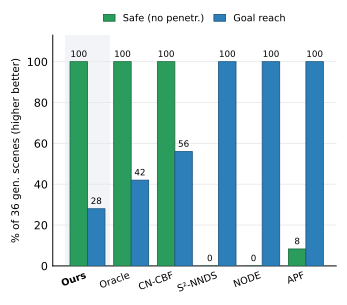

Reproduce this figure in Python.
"""Single-column grouped bar chart: SAFE + reach per method (higher=better)."""
import matplotlib; matplotlib.use("Agg")
import matplotlib.pyplot as plt
import numpy as np

methods = ['Ours', 'Oracle', 'CN-CBF', 'S²-NNDS', 'NODE', 'APF']
safe_pct  = [100.0, 100.0, 100.0, 0.0, 0.0, 8.3]
reach_pct = [28.0, 42.0, 56.0, 100.0, 100.0, 100.0]
SAFE='#2a9d5c'; REACH='#2c7fb8'
plt.rcParams.update({'font.size':8,'font.family':'DejaVu Sans','axes.linewidth':0.7})
fig, ax = plt.subplots(figsize=(3.5, 3.1))
x=np.arange(len(methods)); w=0.40
ax.axvspan(-0.5, 0.5, color='#f2f4f7', zorder=0)
b1=ax.bar(x-w/2, safe_pct,  w, label='Safe (no penetr.)', color=SAFE, edgecolor='#1c6b3e', lw=0.6, zorder=3)
b2=ax.bar(x+w/2, reach_pct, w, label='Goal reach', color=REACH, edgecolor='#1c5480', lw=0.6, zorder=3)
for bars,vals in ((b1,safe_pct),(b2,reach_pct)):
    for bar,v in zip(bars,vals): ax.text(bar.get_x()+bar.get_width()/2, v+1.5, f'{v:.0f}', ha='center', va='bottom', fontsize=6.3)
ax.set_xticks(x); lab=ax.set_xticklabels(methods, fontsize=7, rotation=20, ha='right'); lab[0].set_fontweight('bold')
ax.set_ylabel('% of 36 gen. scenes (higher better)', fontsize=7.5)
ax.set_ylim(0,113)
ax.grid(axis='y', color='#e6e8eb', lw=0.6, zorder=0)
for s in ('top','right'): ax.spines[s].set_visible(False)
ax.tick_params(length=0)
ax.legend(frameon=False, fontsize=7, loc='upper center', ncol=2, bbox_to_anchor=(0.5,1.13), columnspacing=1.0, handlelength=1.2)
plt.tight_layout()
out='baselines/canonical/fig_baselines_grouped.png'
plt.savefig(out, dpi=220, bbox_inches='tight'); plt.savefig(out.replace('.png','.pdf'), bbox_inches='tight')
print('saved', out)
